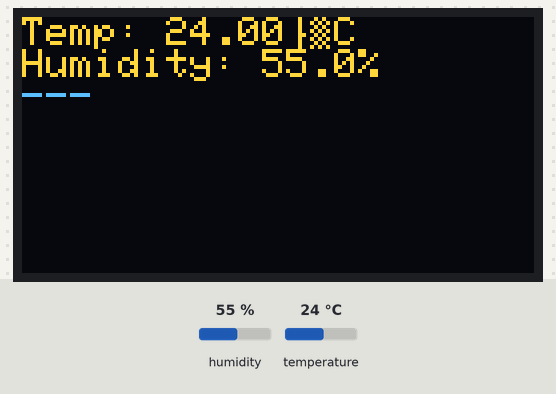
Simulated run of this program. Board: ESP32. On the bench: 128×64 one-colour display. The test bench sets the inputs (shaded band); at power-on: humidity 55 %, temperature 24 °C. The OLED is the two-colour kind (top 16 rows yellow); WiFi joins after 1.5 s; servers stay silent unless stated; what the program prints to the serial monitor is not drawn.

Above: at 2.7 s.
2.8 s: humidity set to 22 %
At 4.8 s:
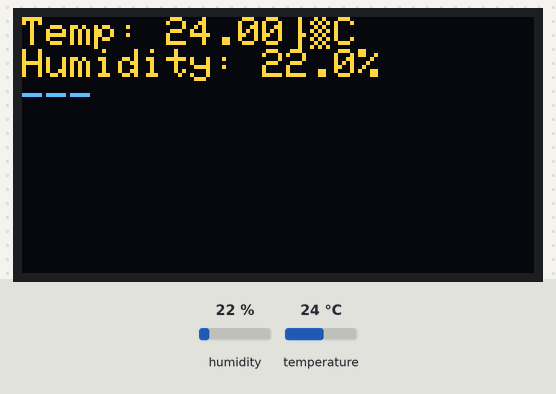
5.1 s: temperature set to 12 °C
At 6.7 s:
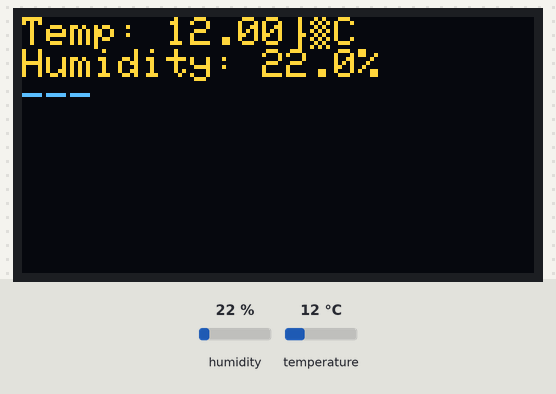
7.1 s: humidity set to 40 %
At 8.3 s:
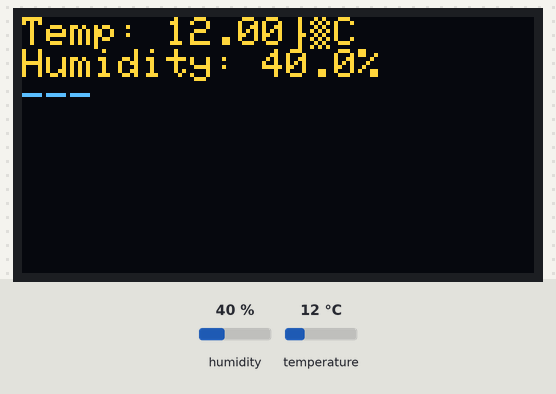
9.1 s: temperature set to 19 °C
Timing chart, 0 to 12.1 s (numbered marks = the images above; inputs shaded):
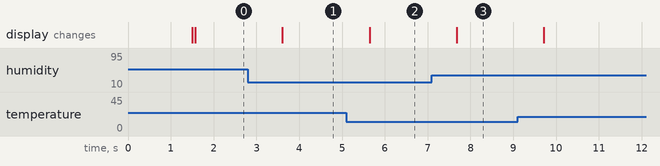

Measured:
- after the input at 2.8 s, the display: changes after 0.81 s (image 1)
- after the input at 5.1 s, the display: changes after 0.54 s (image 2)
- after the input at 7.1 s, the display: changes after 0.58 s (image 3)

The program:

main.cpp
```cpp
/**
   ESP32 + DHT22 Example for Wokwi

   https://wokwi.com/arduino/projects/322410731508073042
*/

#include "DHTesp.h"
#include <Wire.h>
#include <Adafruit_GFX.h>
#include <Adafruit_SSD1306.h>
#include <Adafruit_Sensor.h>
#include <WiFi.h>
#include <ESPAsyncWebServer.h>
#include <ArduinoJson.h>

#define SCREEN_WIDTH 128
#define SCREEN_HEIGHT 64

AsyncWebServer server(80);

Adafruit_SSD1306 display(SCREEN_WIDTH, SCREEN_HEIGHT, &Wire, -1);

const int DHT_PIN = 15;

DHTesp dhtSensor;

void setup() {
  Serial.begin(115200);
  WiFi.begin("Wokwi-GUEST", "", 6);
  uint32_t notConnectedCounter = 0;
  while (WiFi.status() != WL_CONNECTED) {
      delay(100);
      Serial.println("Wifi connecting...");
      notConnectedCounter++;
      if(notConnectedCounter > 150) { // Reset board if not connected after 15s
          Serial.println("Resetting due to Wifi not connecting...");
          ESP.restart();
      }
  }
  Serial.print("Wifi connected, IP address: ");
  Serial.println(WiFi.localIP());

  // Initialize webserver URLs
  server.on("/api/temp-humidity", HTTP_GET, [](AsyncWebServerRequest *request) {
      AsyncResponseStream *response = request->beginResponseStream("application/json");
      JsonDocument json;
      TempAndHumidity  data = dhtSensor.getTempAndHumidity();
      json["Temp:"] = String(data.temperature, 2);
      json["Humidity:"] = String(data.humidity, 1);
      serializeJson(json, *response);
      request->send(response);
  });

  // Start webserver
  server.begin();
  dhtSensor.setup(DHT_PIN, DHTesp::DHT22);
  if(!display.begin(SSD1306_SWITCHCAPVCC, 0x3C)) {
    Serial.println(F("SSD1306 allocation failed"));
    for(;;);
  }
  display.clearDisplay();
  display.setTextColor(WHITE);
}

void loop() {
  TempAndHumidity  data = dhtSensor.getTempAndHumidity();
  display.clearDisplay();
  display.setTextSize(1);
  display.setCursor(0,0);
  display.println("Temp: " + String(data.temperature, 2) + "°C");
  display.println("Humidity: " + String(data.humidity, 1) + "%");
  display.println("---");
  display.display();
  delay(2000); // Wait for a new reading from the sensor (DHT22 has ~0.5Hz sample rate)
}
```
